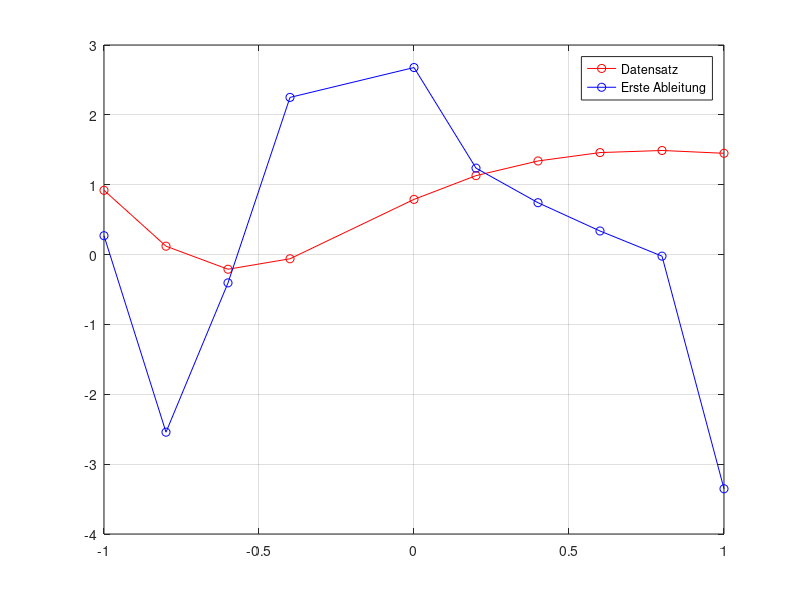

Recreate this plot in MATLAB. (Note: this script raises an error after producing the figure.)
clear all
close all

%% Datensatz - gegebene Punkte eintragen! 
% Eingabe der Punkte im Stil P = [x1 y1]; [x2 y2]; [...]; [xn yn]];
P = [[-1.0 0.92]; [-0.8 0.12]; [-0.6 -0.21]; [-0.4 -0.06]; [0 0.79]; [0.2 1.13]; [0.4 1.34]; [0.6, 1.46]; [0.8 1.49]; [1 1.45];];

% Bestimmen von Schrittweite h und Anzahl der Punkte
h = mean(diff(P(:, 1)));
anzahl = length(P);
fprintf('Wir betrachten %d Datenpunkte mit einer Schrittweite von  %.2e\n\n', anzahl, h)

% Definition der diskreten Ableitungen (gemittelt)
% erste Diskrete Ableitung:
D1 = (diag(ones(anzahl-1, 1), 1) - diag(ones(anzahl-1, 1), -1))/2;
D1 = D1/h;

% zweite diskrete Ableitung:
D2 = -2*diag(ones(anzahl,1))+diag(ones(anzahl-1,1),1)+diag(ones(anzahl-1,1),-1);
D2 = D2/h/h;

% Bestimmen der Ableitungen für unsere Daten:
% erste Ableitung:
d1P = D1 * P(:, 2);
% zweite Ableitung:
d2P = D2 * P(:, 2);

% Plotten des Datensatzes
plot(P(:, 1), P(:, 2), 'ro-')

grid on
hold on
% Plotten der ersten Ableitung
plot(P(:, 1), d1P, 'bo-')
legend('Datensatz', 'Erste Ableitung')
% Plotten der zweiten Ableitung falls nötig
% plot(P(:, 1), d2P, 'mo-')
% legend('Datensatz', 'Erste Ableitung', 'Zweite Ableitung')

%  Bestimmen der Nullstellen vom Datensatz P
IndNS = find(P(1 : end-1, 2) .*P(2 : end, 2) < 0);
xNS = (P(IndNS, 1) + P(IndNS+1, 1)) / 2;
fprintf("Die Funktion hat %d Nullstelle zwischen den Punkten: \n", length(xNS))
% Ausgabe der Nullstellen und der umgebenden Punkte
for i = 1:length(xNS)
    originalIndex = IndNS(i);
    fprintf('x(%d) = %.2f, P(%d, 2) = %.2f und \nx(%d) = %.2f, P(%d, 2) = %.2f \nbei xₙ ≈ %.2f \n\n', ...
            originalIndex, P(IndNS(i), 1), originalIndex, P(IndNS(i), 2), originalIndex+1, P(IndNS(i) + 1, 1), originalIndex+1, P(IndNS(i) + 1, 2), xNS(i));
end
fprintf('\n');

%  Bestimmen der Nullstellen von 1. Ableitung
IndKrit = find(d1P(1:end-1).*d1P(2:end)<0);
xNS1 = (P(IndKrit) + P(IndKrit+1)) / 2;
fprintf("Die Funktion hat %d Kritische Punkte (Nullstellen 1. Ableitung) zwischen den Punkten: \n", length(xNS))
% Ausgabe der Nullstellen und der umgebenden Punkte
for i = 1:length(xNS1)
    originalIndex = IndKrit(i);
    fprintf('x(%d) = %.2f, d1P(%d, 2) = %.2f und \nx(%d) = %.2f, d1P(%d, 2) = %.2f \nbei xₑ ≈ %.2f \n\n', ...
            originalIndex, P(IndKrit(i), 1), originalIndex, d1P(IndKrit(i), 1), originalIndex+1, P(IndKrit(i) + 1, 1), originalIndex+1, d1P(IndKrit(i) + 1, 1), xNS1(i));
end
fprintf('\n');

%  Bestimmen der Nullstellen von 2. Ableitung
IndKrit = find(d2P(1:end-1).*d2P(2:end)<0);
xNS2 = (P(IndKrit) + P(IndKrit+1)) / 2;
fprintf("Die Funktion ggfs. %d Wendepunkte (Nullstellen 2. Ableitung) zwischen den Punkten: \n", length(xNS))
% Ausgabe der Nullstellen und der umgebenden Punkte
for i = 1:length(xNS2)
    originalIndex = IndKrit(i);
    fprintf('x(%d) = %.2f, d2P(%d, 2) = %.2f und \nx(%d) = %.2f, d2P(%d, 2) = %.2f \nbei xw ≈ %.2f \n\n', ...
            originalIndex, P(IndKrit(i), 1), originalIndex, d2P(IndKrit(i), 1), originalIndex+1, P(IndKrit(i) + 1, 1), originalIndex+1, d2P(IndKrit(i) + 1, 1), xNS2(i));
end
fprintf('\n');

%% Ableitung der Funktion

syms x a b y;
f(x) =log(y + a*(b - x)^2) ; % Beispiel Funktion, die muss geändert werden!!
d1f(x) = simplify(diff(f(x), x), 'Steps',30);
d2f(x) = simplify(diff(f(x), x, x), 'Steps',30);

fprintf("1. Ableitung: \n%s\n", d1f(x))
fprintf("2. Ableitung: \n%s\n", d2f(x))

% Die oben bestimmten Werte hier eintragen:
Xn = -0.7; % Nullstelle
Xe = -0.9; % Extemstelle
Xw = -0.9; % Wendepunkt

fx = simplify(solve(f(x), x), 'Steps',30);
d1fx = simplify(solve(d1f, x));
d2fx = simplify(solve(d2f, x), 'Steps',30);

% Funktion und Ableitungen nach x auflösen
fprintf("Welches sind Bedingungen an die Parameter damit f (x) = 0, f ′(x) = 0 und f ′′(x) = 0 erfuellt ist?\n");
fprintf("f(x) = 0   <=> x = %s\n", fx);     % Für x die gewählte Nullstelle Xn einsetzen
fprintf("f(x)′ = 0  <=> x = %s\n", d1fx);   % Für x die gewählte Extremstelle Xe einsetzen
fprintf("f(x)′′ = 0 <=> x = %s\n", d2fx);   % Für x den gewählten Wendepunkt Xw einsetzen

% Falls für ein x mehrere Werte rauskommt, wenn man den linken Punkt als z.B Nullstelle gewaehlt hat
% die Funktion mit dem negativen Vorzeichen nehmen, ansonsten die mit dem Positiven!

fx = fx(2); % Funktion mit negativem Vorzeichen gewaehlt für f(x)
d2fx = d2fx(1); % Funktion mit positiven Vorzeichen gewaehlt für f′′(x)

% Schauen in welcher Ableitung nur eine Variable ist, und nach dieser
% auslösen z.B b in d1f und für x die Nullstelle nehmen, bei 
% df:   f(x)   ist x = Xn
% d1f:  f(x)′  ist x = Xe
% d2f:  f(x)′′ ist x = Xw
b_geloest = solve(d1f(Xe) == 0, b); % nach Beta auflösen

f_mit_beta = subs(fx, b, b_geloest); % Beta in f(x) einsetzen
fprintf("f(x) für b = %s eingesetzt: \nf(x) = %s\n", b_geloest, char(f));
f_geloest = solve(f_mit_beta == Xn, a); % nach Alpha umgestellt und = Extrempunkt

f2 = subs(d2fx, b, b_geloest); % Beta in f(x)′′ einsetzen
f2 = subs(f2, a, f_geloest); % Alpha von f(x) in f(x)′′ einsetzen
y_geloest = solve(f2 == Xw, y); % Nach Gamma umgestellt
fprintf("f(x)′′ nach y umgestellt: y = %.4f\n", double(y_geloest));

f2 = subs(d2fx, b, b_geloest); % Beta in f(x)′′ einsetzen
f2 = subs(f2, y, y_geloest); % Berechnetes Gamma (y) in f(x)′′ einsetzen
a_geloest = solve(f2 == Xw, a); % Nach Alpha (a) umstellen
fprintf("f(x)′′ nach a umgestellt: a = %.4f\n", double(a_geloest));

fprintf("\nb = %.4f, a = %.4f, y = %.4f\n", b_geloest, y_geloest, a_geloest);

% einfach gleich wie oben definieren, irgendwie kann ich hier nichtmehr auf f(x) zugreifen!!
geloest = subs(f(x), [a, b, y], [a_geloest, b_geloest, y_geloest]);
fprintf("Formel mit Werten: f(x): %s\n", char(geloest));



